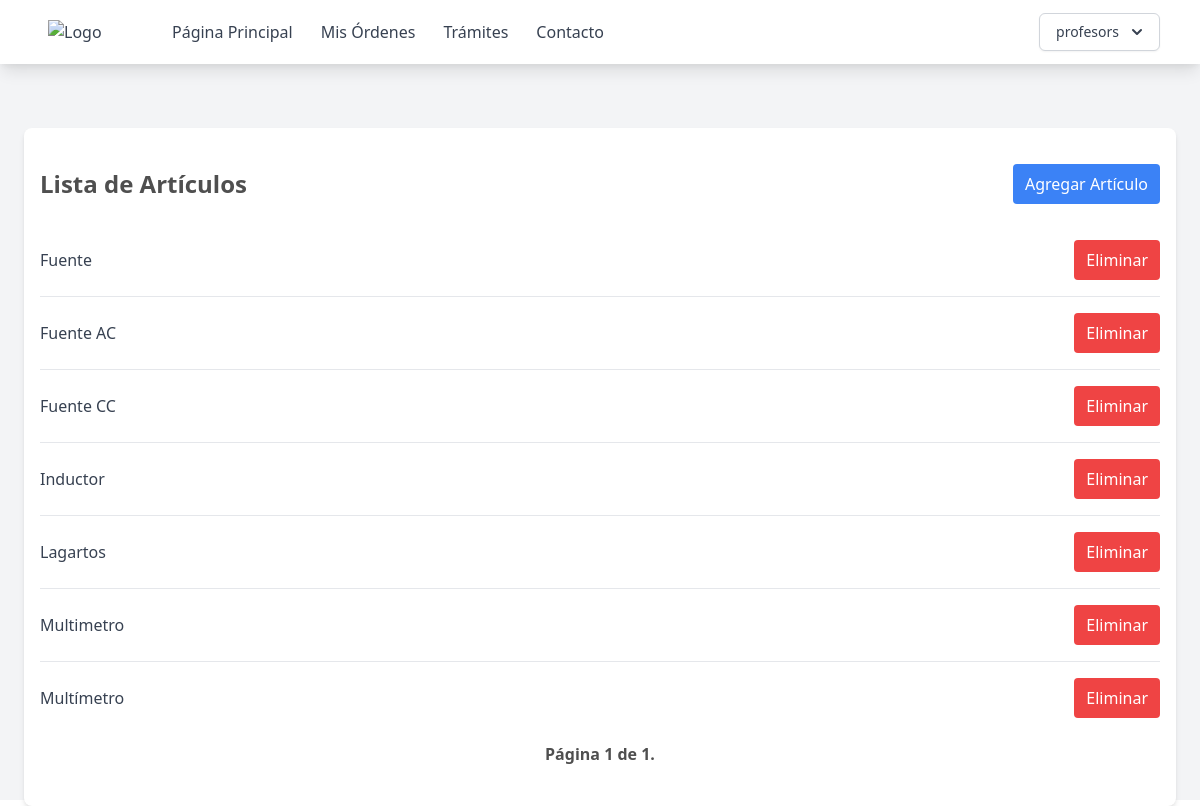
The app's page /articulos (signed in) with its own data.
### supply_room/models.py (models this page shows, shortened)
class Users(AbstractUser):
    name = models.CharField(max_length=200)
    email = models.EmailField(unique=True)
    role = models.CharField(max_length=200, choices=ROLE_CHOICES, default="student")
    student_id = models.CharField(max_length=200, null=True)
    username = models.CharField(max_length=50, null=True)
    groups = models.ManyToManyField(
        "ClassGroups", related_name="group_student", blank=True
    )
    orders = models.ManyToManyField("Order", related_name="order_student", blank=True)
    objects = CustomUserManager()
    USERNAME_FIELD = "email"
    REQUIRED_FIELDS = ["name", "role"]

class Item(models.Model):
    name = models.CharField(max_length=200)

### supply_room/views.py (the view)
class ItemList(ListView):
    model = Item
    paginate_by = 10
    def get_queryset(self, *args, **kwargs):
        qs = super(ItemList, self).get_queryset(*args, **kwargs)
        qs = qs.order_by("name")
        return qs

### templates/page/articulos.html (shortened to what this page needs)
{% extends "base.html" %} {% block content %}
<div class="max-w-6xl mx-auto px-4 py-8 bg-white rounded-lg shadow-md mt-16">
    <div class="flex justify-between items-center mb-4">
        <h2 class="text-2xl font-bold py-2">Lista de Artículos</h2>
        <a href="{% url 'crear-articulo' %}" class="py-2 px-3 bg-blue-500 text-white rounded hover:bg-blue-400">Agregar Artículo</a>
    </div>
    <ul class="divide-y divide-gray-200">
        {% for object in object_list %}
        <li class="py-4">
            <div class="flex justify-between items-center">
                <span class="text-gray-700">{{ object.name }}</span>
                <a href="{% url 'eliminar-articulo' object.id %}" class="py-2 px-3 bg-red-500 text-white rounded hover:bg-red-400">Eliminar</a>
            </div>
        </li>
        {% empty %}
        <li class="py-4 text-center text-gray-500">No objects yet.</li>
        {% endfor %}
    </ul>
    <div class="pagination ">
    <div class="step-links flex w-full justify-between items-center p-2">
        <span class="current font-bold mx-4">
            Página {{ page_obj.number }} de {{ page_obj.paginator.num_pages }}.
        </span>
    </div>
</div>
</div>
{% endblock %}

### templates/base.html (shortened to what this page needs)
{% load static %}
<!DOCTYPE html>
<html lang="en">
  <head>
    <link href="{% static 'output.css' %}" rel="stylesheet" />
    <link href="https://cdn.jsdelivr.net/npm/tailwindcss@2.2.19/dist/tailwind.min.css" rel="stylesheet">
  </head>
  <body class="bg-gray-100 h-full h-screen">
    <nav class="bg-white shadow-lg">
      <div class="max-w-6xl mx-auto px-4">
        <div class="flex justify-between">
          <div class="flex space-x-4">
            <div>
              <a href="{% url 'home' %}" class="flex items-center py-5 px-2 text-gray-700">
                <img src="https://eie.ucr.ac.cr/static/img/logos/EIE_v.png" alt="Logo" class="w-20 mr-2">
              </a>
            </div>
            <div class="hidden md:flex items-center space-x-1">
              <a href="{% url 'home' %}" class="py-5 px-3 text-gray-700 hover:text-gray-900">Página Principal</a>
              <a href="#" class="py-5 px-3 text-gray-700 hover:text-gray-900">Mis Órdenes</a>
              <a href="#" class="py-5 px-3 text-gray-700 hover:text-gray-900">Trámites</a>
              <a href="#" class="py-5 px-3 text-gray-700 hover:text-gray-900">Contacto</a>
            </div>
          </div>
          {% if user.is_authenticated %}
          <div class="hidden md:flex items-center space-x-1">
            <div class="relative inline-block text-left">
              <div>
                <button type="button" class="inline-flex justify-center w-full rounded-md border border-gray-300 shadow-sm px-4 py-2 bg-white text-sm font-medium text-gray-700 hover:bg-gray-50 focus:outline-none" id="menu-button" aria-expanded="true" aria-haspopup="true">
                  {{ user.username }}
                  <svg class="-mr-1 ml-2 h-5 w-5" xmlns="http://www.w3.org/2000/svg" viewBox="0 0 20 20" fill="currentColor" aria-hidden="true">
                    <path fill-rule="evenodd" d="M5.293 7.293a1 1 0 011.414 0L10 10.586l3.293-3.293a1 1 0 111.414 1.414l-4 4a1 1 0 01-1.414 0l-4-4a1 1 0 010-1.414z" clip-rule="evenodd" />
                  </svg>
                </button>
              </div>
            </div>
          </div>
          {% endif %}
        </div>
      </div>
    </nav>
    {% if user.is_authenticated %}
    <div>{% block content %} {% endblock %}</div>
    {% else %}
    <p>You are not logged in</p>
    <a href="{% url 'login' %}">Log In</a>
    {% endif %}
  </body>
</html>

### records on screen
Users: username "profesors"
Item: name "Fuente"
Item: name "Fuente AC"
Item: name "Fuente CC"
Item: name "Inductor"
Item: name "Lagartos"
Item: name "Multimetro"
Item: name "Multímetro"

### other values on screen
{{ page_obj.number }} "1"
{{ page_obj.paginator.num_pages }} "1"
